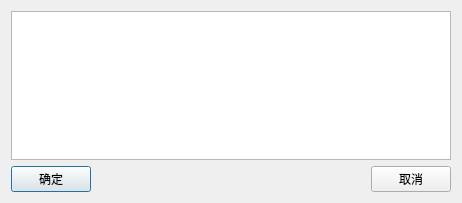
<?xml version="1.0" encoding="UTF-8"?>
<ui version="4.0">
 <class>MyDialog</class>
 <widget class="QDialog" name="MyDialog">
  <property name="geometry">
   <rect>
    <x>0</x>
    <y>0</y>
    <width>462</width>
    <height>203</height>
   </rect>
  </property>
  <property name="windowTitle">
   <string>Dialog</string>
  </property>
  <layout class="QGridLayout" name="gridLayout">
   <item row="0" column="0" colspan="3">
    <widget class="QTableWidget" name="newStudentTable"/>
   </item>
   <item row="1" column="0">
    <widget class="QPushButton" name="btnEnsure">
     <property name="text">
      <string>确定</string>
     </property>
    </widget>
   </item>
   <item row="1" column="1">
    <spacer name="horizontalSpacer">
     <property name="orientation">
      <enum>Qt::Horizontal</enum>
     </property>
     <property name="sizeHint" stdset="0">
      <size>
       <width>279</width>
       <height>20</height>
      </size>
     </property>
    </spacer>
   </item>
   <item row="1" column="2">
    <widget class="QPushButton" name="btnCancel">
     <property name="text">
      <string>取消</string>
     </property>
    </widget>
   </item>
  </layout>
 </widget>
 <resources/>
 <connections/>
</ui>
